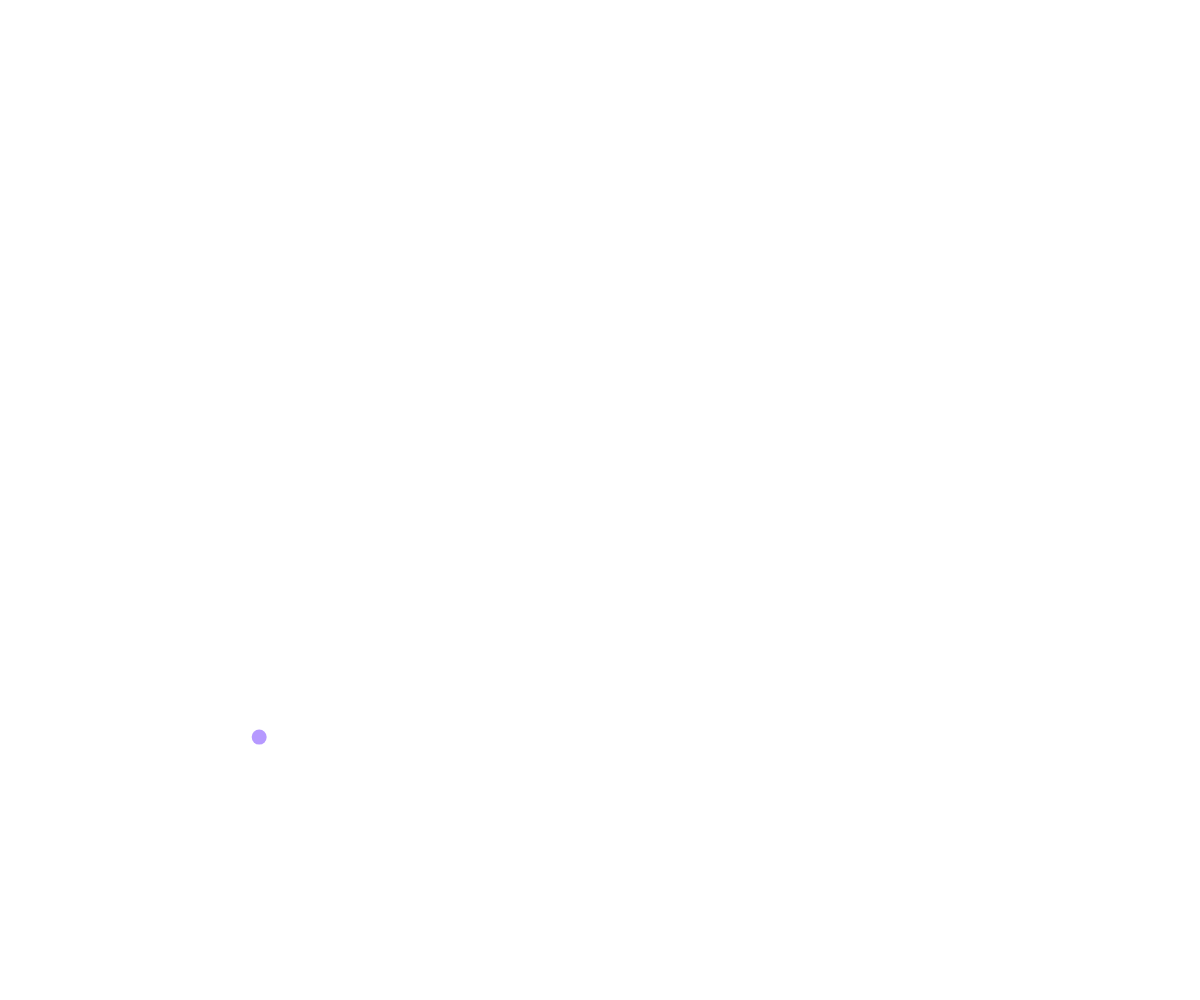
Frame 1 (no input)
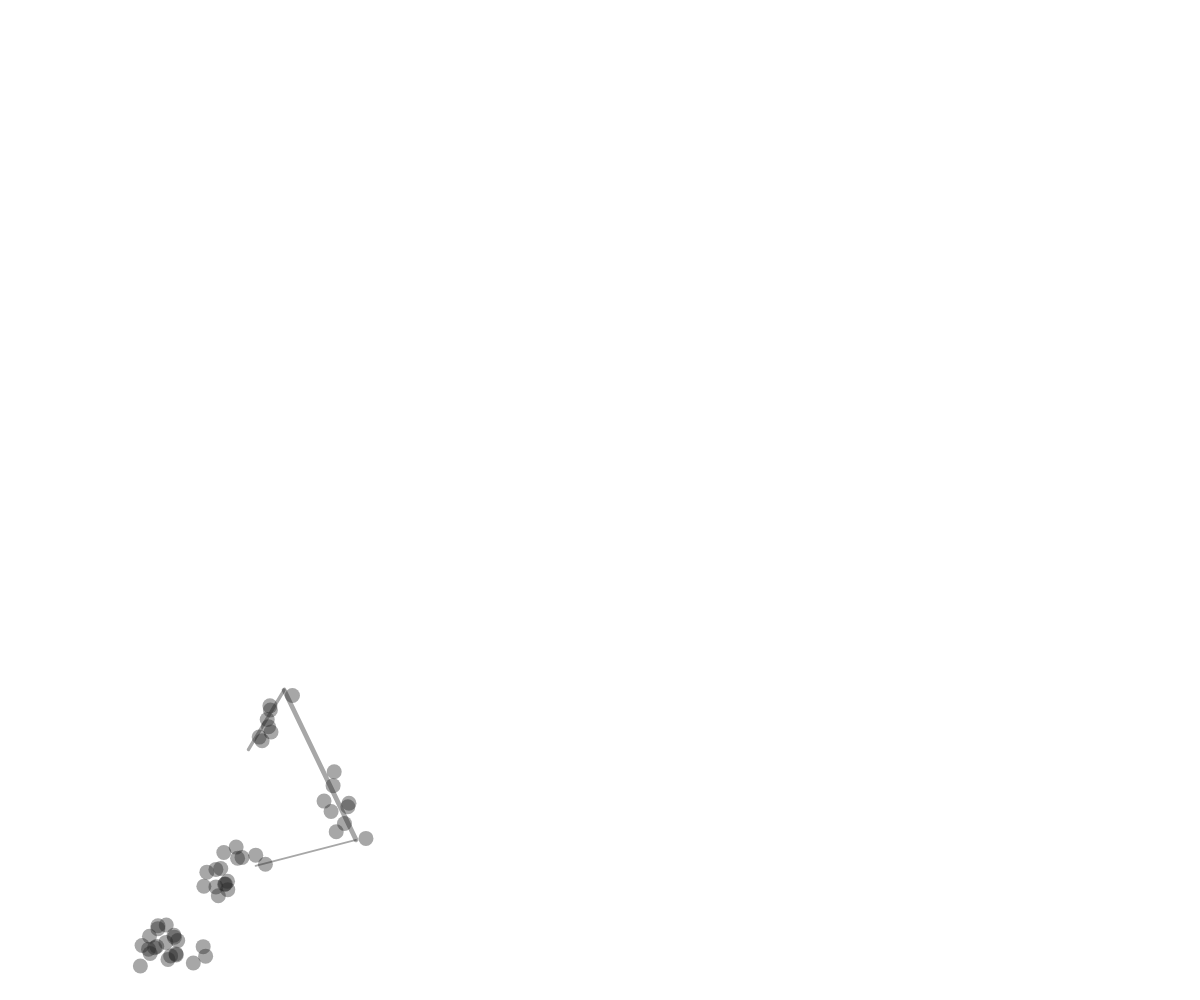
Frame 60 (no input)
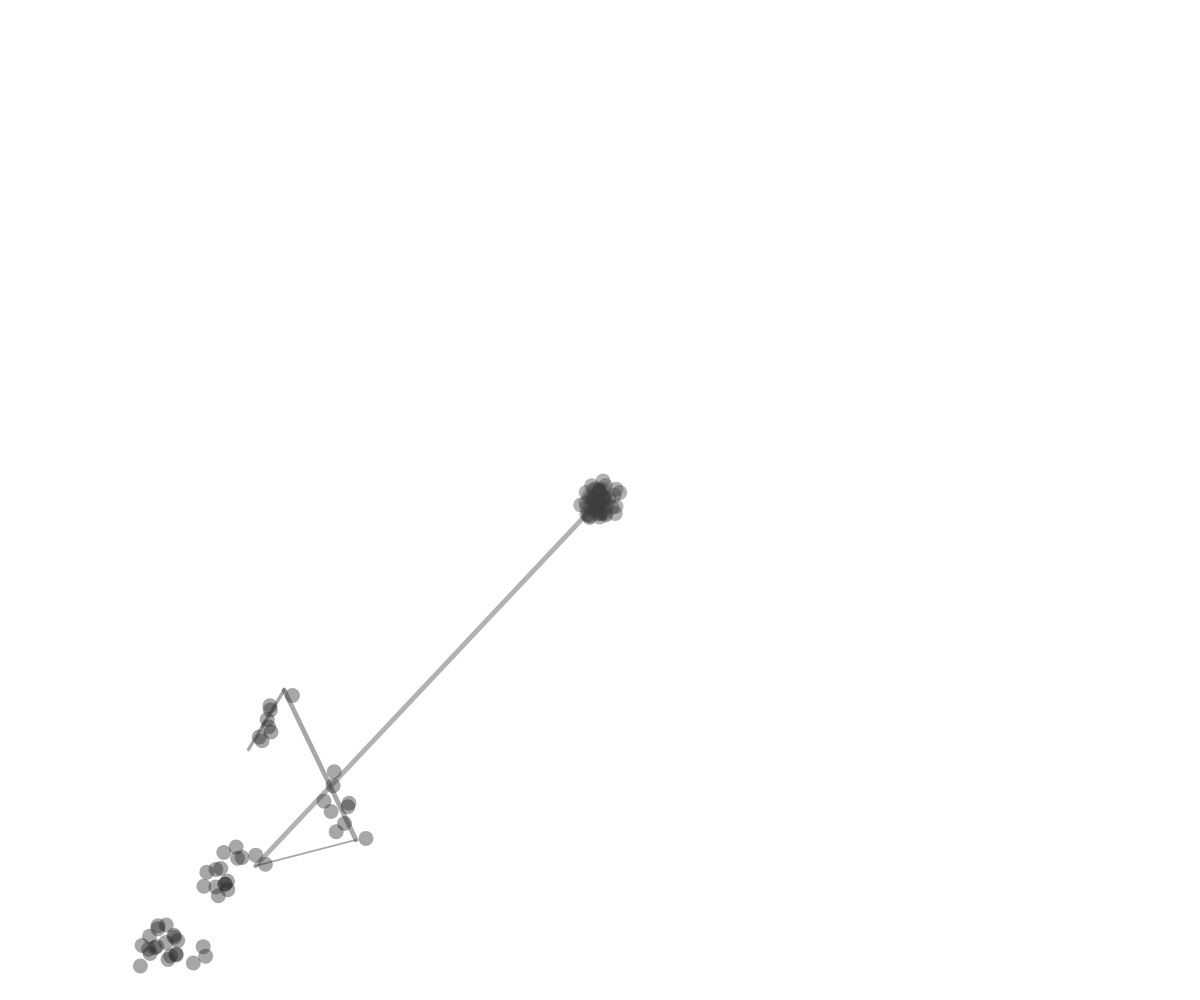
Frame 120 (the mouse pressed at the canvas centre since frame 60)

The p5.js sketch that drew these frames (run headless with seeded random() and noise() and a simulated clock; from frame 60 on, the mouse is pressed at the canvas centre):

// p5.js sketch
// ── sketch.js
let mouseradius = 200
let posX, posY;
let startX, startY;
let maxRadius = 60
let KreisD = 15
let wirt;
let punkt1, punkt2;
let multidist
let t = 40 // transparenz 
let newColor
let zähler = {}
let timer = 0



function setup() {
  createCanvas(windowWidth, windowHeight);

  colorMode(HSB, 360, 100, 100, 100)
  newColor = color(random(0, 360), 100, 100, t);

  // Ersten Wirt poition
  let minAbstandZurMaus = 200;

  do {
    startX = random(width);
    startY = random(height);
  } while (dist(startX, startY, mouseX, mouseY) < minAbstandZurMaus);

  posX = startX;
  posY = startY;

  // Punkte für Linie bestimmen
  punkt1 = createVector(posX, posY);
  punkt2 = createVector(posX, posY);

}



function draw() {

  //background(0, 0, 80, 0.5);

  if (frameCount % 10 == 0) {
    filter(GRAY);
  } else {


    if (timer > 0) {
      timer--;
      // Timer läuft
    } else {
      // Timer abgelaufen - zurück auf normal
      multidist = 10;
      strokeWeight(random(0.5, 5));
    }

    if (mouseIsPressed) {
      posX = mouseX;
      posY = mouseY;
      wirt = createVector(posX, posY);
      stroke(0, 0, 0, 0);

      //KreisD = random(5, 25)
    } else {
      // Normale Animation ohne Mausklick
      posX += random(-10, 10);
      posY += random(-10, 10);
      wirt = createVector(posX, posY);
      wirt.add(p5.Vector.random2D().mult(8));
      stroke(newColor);
      //KreisD = 15

    }

    // ohne click Schlaufe
    posX += random(-10, 10);
    posY += random(-10, 10);
    wirt = createVector(posX, posY);
    wirt.add(p5.Vector.random2D().mult(multidist));




    let key = int(wirt.x / 50) + "," + int(wirt.y / 50);
    if (!zähler[key]) zähler[key] = 0;
    zähler[key]++;

    if (zähler[key] > 50) {
      newColor = color(random(0, 360), 100, 100, t);
      zähler[key] = 0;
    }
    //console.log(zähler)
    fill(newColor);
    stroke(newColor);

    // Distanz vom aktuellen Nullpunkt berechnen
    let distanceFromStart = dist(wirt.x, wirt.y, startX, startY);

    // Wenn Radius größer als maxRadius, neuen Wirt erstellen
    // Wenn Radius größer als maxRadius, neuen Wirt erstellen
    if (distanceFromStart > maxRadius) {
      punkt1 = punkt2.copy();
      punkt2 = createVector(posX, posY);

      // Linie zeichnen
      stroke(newColor);
      strokeWeight(random(0.5, 5));
      line(punkt1.x, punkt1.y, punkt2.x, punkt2.y);

      // Neuen Wirt erstellen mit zwei Bedingungen
      let versuch = 0;
      let gefunden = false;
      let maxAbstandZumAlten = 200;  // Max. Abstand zum alten Punkt
      let minAbstandZurMaus = 200;   // Min. Abstand zur Maus

      while (!gefunden && versuch < 100) {
        let neuerStartX = random(width);
        let neuerStartY = random(height);

        // Abstand zum alten Punkt prüfen
        let abstandZumAlten = dist(neuerStartX, neuerStartY, wirt.x, wirt.y);

        // Abstand zur Maus prüfen
        let abstandZurMaus = dist(neuerStartX, neuerStartY, mouseX, mouseY);

        // BEIDE Bedingungen müssen erfüllt sein
        if (abstandZumAlten <= maxAbstandZumAlten && abstandZurMaus >= minAbstandZurMaus) {
          startX = neuerStartX;
          startY = neuerStartY;
          gefunden = true;
        }
        versuch++;
      }

      // Fallback wenn nichts gefunden
      if (!gefunden) {
        startX = random(width);
        startY = random(height);
      }

      posX = startX;
      posY = startY;
    }

    // Wirt zeichnen
    noStroke();
    fill(newColor);
    circle(wirt.x, wirt.y, KreisD);

  }
}


// Wird bei jedem Mausklick ausgeführt
function mousePressed() {

  newColor = color(random(0, 360), 100, 100, t);

  // Linie vom letzten Punkt zur Mausposition zeichnen
  punkt1 = punkt2.copy();
  punkt2 = createVector(mouseX, mouseY);
  fill(newColor);
  stroke(newColor);
  strokeWeight(random(0.5, 5));
  line(punkt1.x, punkt1.y, punkt2.x, punkt2.y);

  // Neuen Wirt an Mausposition erstellen
  startX = mouseX;
  startY = mouseY;
  posX = startX;
  posY = startY;


}

//wird bei doppelklick ausgeführt
function doubleClicked() {
  multidist = 100;
  timer = 15;
  strokeWeight(random(7, 10));

}
